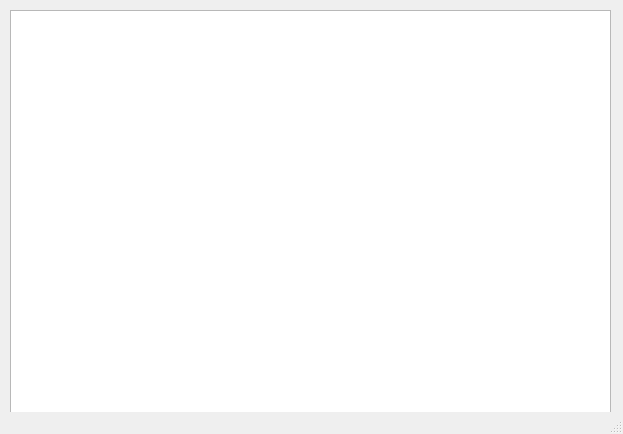
<?xml version="1.0" encoding="UTF-8"?>
<ui version="4.0">
 <class>RayMainWindow</class>
 <widget class="QMainWindow" name="RayMainWindow">
  <property name="geometry">
   <rect>
    <x>0</x>
    <y>0</y>
    <width>623</width>
    <height>434</height>
   </rect>
  </property>
  <property name="windowTitle">
   <string>RayMainWindow</string>
  </property>
  <widget class="QWidget" name="centralWidget">
   <widget class="QGraphicsView" name="graphicsView">
    <property name="geometry">
     <rect>
      <x>10</x>
      <y>10</y>
      <width>601</width>
      <height>481</height>
     </rect>
    </property>
   </widget>
  </widget>
  <widget class="QStatusBar" name="statusBar"/>
 </widget>
 <layoutdefault spacing="6" margin="11"/>
 <resources/>
 <connections/>
</ui>
